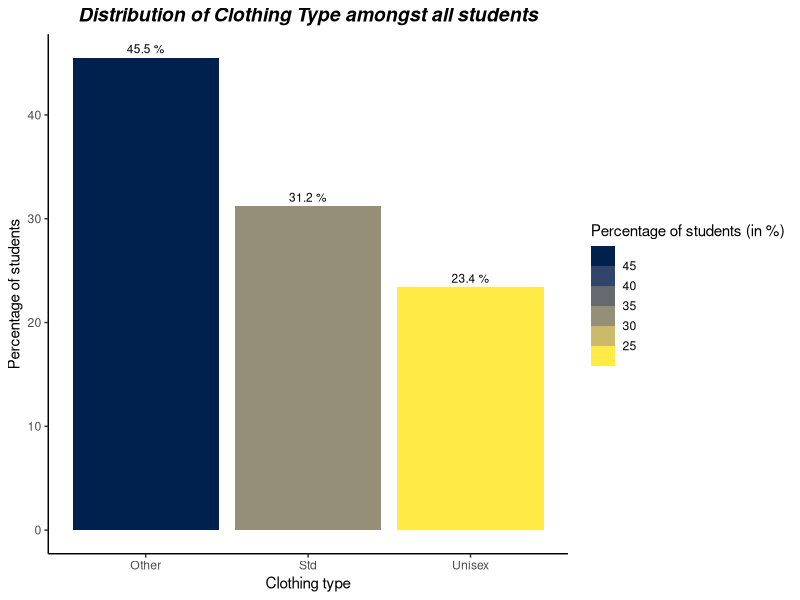
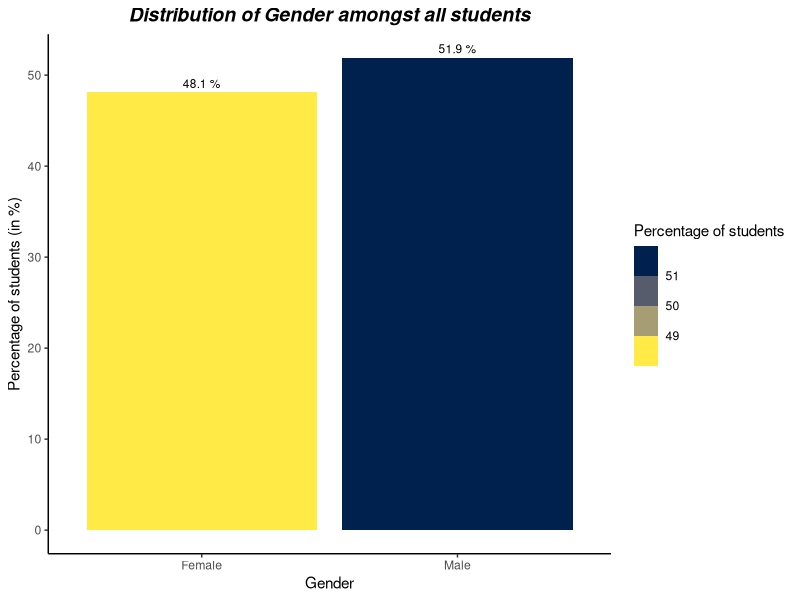
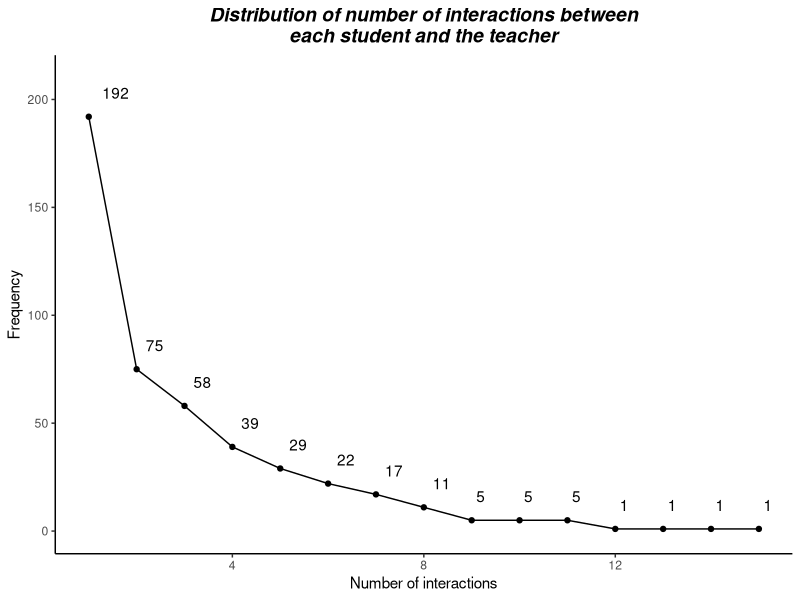
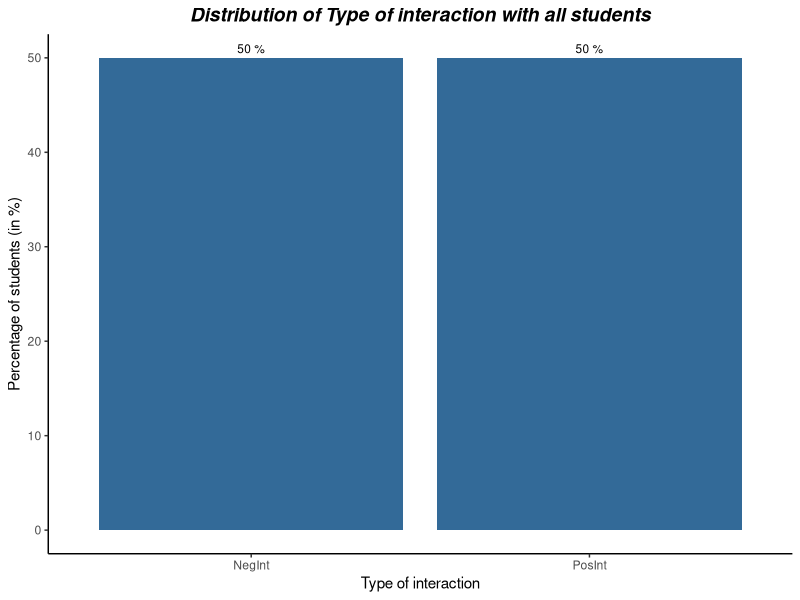
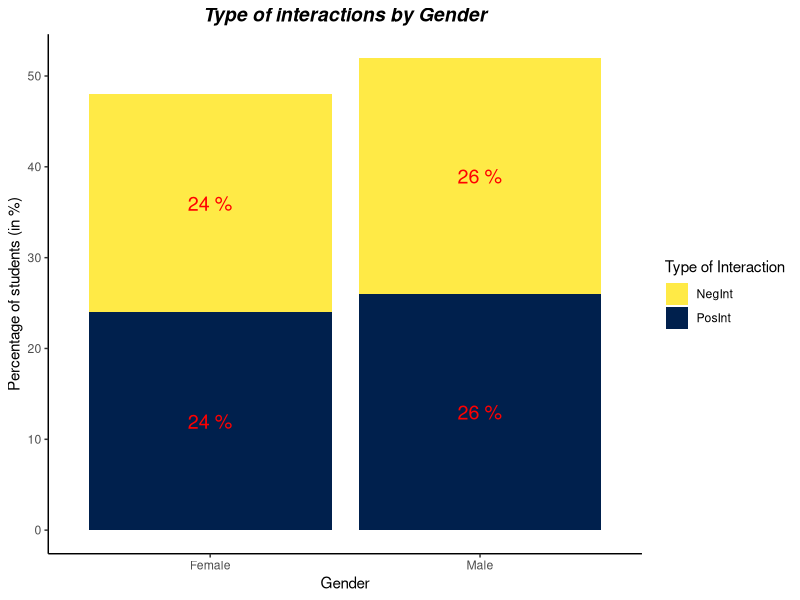
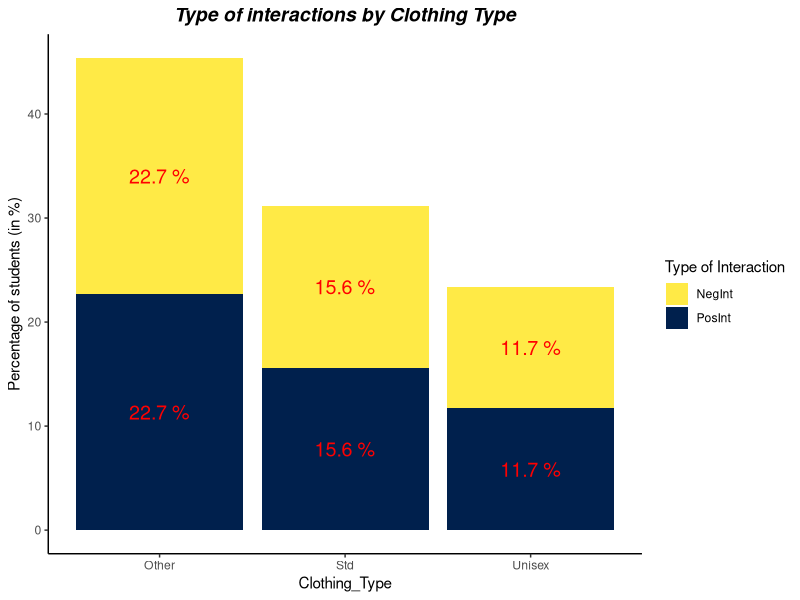
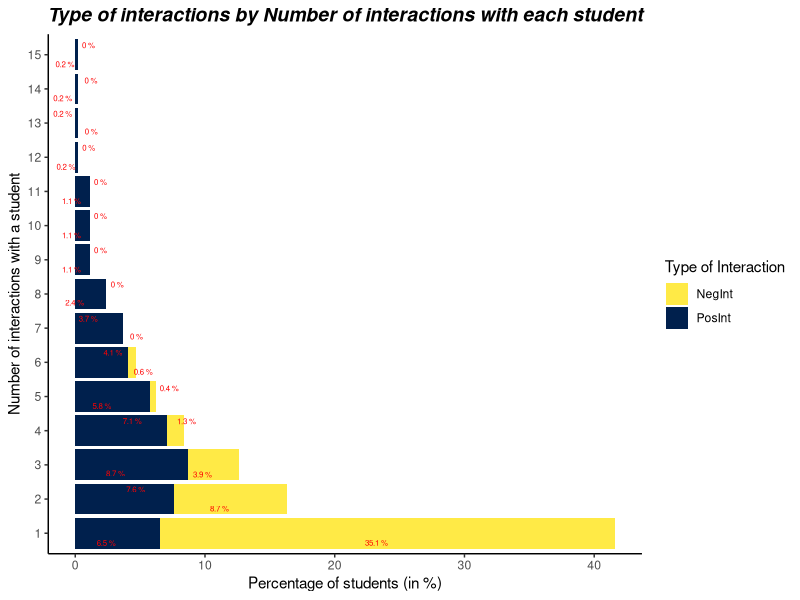
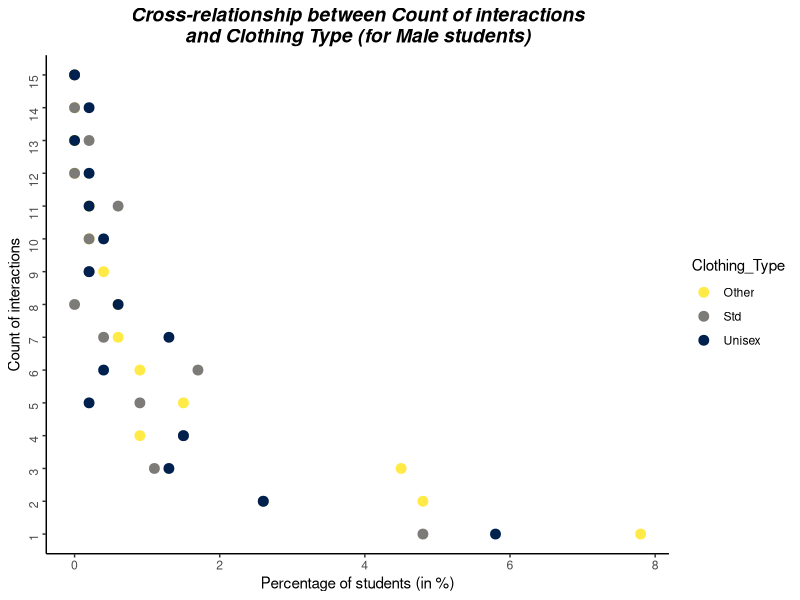

R code for these plots, in order: (Note: this script raises an error after producing the figures.)
## ---- chunk 1
library(readxl)
library(ggplot2)
library(reshape2)
library(stringr)
library(ggrepel)
## ---- chunk 2
setwd("~")
df = read_excel("Aclothing.xls")
str(df)
## ---- chunk 3
na_columns = colnames(df)[apply(df, 2, anyNA)]
na_columns
num_records = dim(df)[1]
## ---- chunk 4
clothing_type_count = table(df$Clothing)
clothing_type_count = melt(clothing_type_count)
colnames(clothing_type_count)[1] = "Clothing_Type"
colnames(clothing_type_count)[2] = "Frequency"
clothing_type_count$Percentage = round(((clothing_type_count$Frequency)/num_records)*100, 1)
## ---- chunk 5
ggplot(data = clothing_type_count, 
       aes(x = Clothing_Type, y = Percentage, fill = Percentage))+
  geom_bar(stat = "identity") + scale_fill_viridis_b(direction=-1, option="cividis") + xlab("Clothing type") + geom_text(aes(x=Clothing_Type, y=Percentage, label=paste(Percentage, "%")), position=position_dodge(width=1), vjust=-0.5, size=3) + theme(panel.background = element_blank(), panel.grid.major = element_blank(), panel.grid.minor = element_blank(), axis.line = element_line(colour="black")) + labs(fill = "Percentage of students (in %)") + ylab("Percentage of students")+ ggtitle("Distribution of Clothing Type amongst all students") + theme(plot.title = element_text(hjust = 0.5, face="bold.italic", size=14))
## ---- chunk 6
gender_count = table(df$Gender)
gender_count = melt(gender_count)
colnames(gender_count)[1] = "Gender"
colnames(gender_count)[2] = "Frequency"
gender_count$Percentage = round(((gender_count$Frequency)/num_records)*100, 1)
gender_count
## ---- chunk 7
ggplot(data = gender_count, 
       aes(x = Gender, y = Percentage, fill = Percentage))+
  geom_bar(stat = "identity") + scale_fill_viridis_b(direction=-1, option="cividis") + xlab("Gender") + geom_text(aes(x=Gender, y=Percentage, label=paste(Percentage, "%")), position=position_dodge(width=1), vjust=-0.5, size=3) + theme(panel.background = element_blank(), panel.grid.major = element_blank(), panel.grid.minor = element_blank(), axis.line = element_line(colour="black")) + labs(fill = "Percentage of students") + ylab("Percentage of students (in %)")+ ggtitle("Distribution of Gender amongst all students") + theme(plot.title = element_text(hjust = 0.5, face="bold.italic", size=14))
## ---- chunk 8
count_distr = table(df$Count)
count_distr = melt(count_distr)
colnames(count_distr)[1] = "Number_of_interactions"
colnames(count_distr)[2] = "Frequency"
#plot(count_distr, lwd=5, pch=15, type="b")
ggplot(data=count_distr, aes(x=Number_of_interactions, y=Frequency)) + geom_point() + geom_line() + xlab("Number of interactions") + ylab("Frequency") + geom_text(aes(label=Frequency), vjust=-1.5, hjust=-0.5) + ylim(0, 210) + ggtitle(str_wrap("Distribution of number of interactions between each student and the teacher", width=50)) + theme(plot.title = element_text(hjust = 0.5, face="bold.italic", size=14))+ theme(panel.background = element_blank(), panel.grid.major = element_blank(), panel.grid.minor = element_blank(), axis.line = element_line(colour="black"))
## ---- chunk 9
type_intr = table(df$InteractionType)
type_intr = melt(type_intr)
colnames(type_intr)[1] = "Type_of_Interaction"
colnames(type_intr)[2] = "Frequency"
type_intr$Percentage = round(((type_intr$Frequency)/num_records)*100, 1)
type_intr
## ---- chunk 10
ggplot(data = type_intr, 
       aes(x = Type_of_Interaction, y = Percentage, fill=Percentage))+
  geom_bar(stat = "identity") + xlab("Type of interaction") + geom_text(aes(x=Type_of_Interaction, y=Percentage, label=paste(Percentage, "%")), position=position_dodge(width=1), vjust=-0.5, size=3) + theme(panel.background = element_blank(), panel.grid.major = element_blank(), panel.grid.minor = element_blank(), axis.line = element_line(colour="black"), legend.position = "none") + labs(fill = "Percentage of students") + ylab("Percentage of students (in %)")+ ggtitle("Distribution of Type of interaction with all students") + theme(plot.title = element_text(hjust = 0.5, face="bold.italic", size=14))
## ---- chunk 11
gender_intr = table(df$Gender, df$InteractionType)
gender_intr = melt(gender_intr)
colnames(gender_intr)[1] = "Gender"
colnames(gender_intr)[2] = "Type_Interaction"
gender_intr$Percentage = round(((gender_intr$value)/num_records)*100, 1)
## ---- chunk 12
ggplot(gender_intr, aes(fill=Type_Interaction, y=Percentage, x=Gender)) + 
    geom_bar(stat="identity") + geom_text(aes(x=Gender, y=Percentage, label=paste(Percentage, "%")), size=5, color="red", position = position_stack(vjust=0.5)) + theme(panel.background = element_blank(), panel.grid.major = element_blank(), panel.grid.minor = element_blank(), axis.line = element_line(colour="black")) + labs(fill = "Type of Interaction") + ylab("Percentage of students (in %)")+ ggtitle("Type of interactions by Gender") + theme(plot.title = element_text(hjust = 0.5, face="bold.italic", size=14)) + scale_fill_viridis_d(direction=-1, option="cividis")
## ---- chunk 13
clothing_intr = table(df$Clothing, df$InteractionType)
clothing_intr = melt(clothing_intr)
colnames(clothing_intr)[1] = "Clothing_Type"
colnames(clothing_intr)[2] = "Type_Interaction"
clothing_intr$Percentage = round(((clothing_intr$value)/num_records)*100, 1)
## ---- chunk 14
ggplot(clothing_intr, aes(fill=Type_Interaction, y=Percentage, x=Clothing_Type)) + 
    geom_bar(stat="identity") + geom_text(aes(x=Clothing_Type, y=Percentage, label=paste(Percentage, "%")), size=5, color="red", position = position_stack(vjust=0.5)) + theme(panel.background = element_blank(), panel.grid.major = element_blank(), panel.grid.minor = element_blank(), axis.line = element_line(colour="black")) + labs(fill = "Type of Interaction") + ylab("Percentage of students (in %)")+ ggtitle("Type of interactions by Clothing Type") + theme(plot.title = element_text(hjust = 0.5, face="bold.italic", size=14)) + scale_fill_viridis_d(direction=-1, option="cividis")
## ---- chunk 15
count_intr = table(df$Count, df$InteractionType)
count_intr = melt(count_intr)
colnames(count_intr)[1] = "Count"
colnames(count_intr)[2] = "Type_Interaction"
count_intr$Percentage = round(((count_intr$value)/num_records)*100, 1)
count_intr
## ---- chunk 16
ggplot(count_intr, aes(fill=Type_Interaction, y=Percentage, x=as.factor(Count))) + 
    geom_bar(stat="identity") + geom_text_repel(aes(x=as.factor(Count), y=Percentage, label=paste(Percentage, "%")), size=2, color="red", position = position_stack(vjust=0.5)) + theme(panel.background = element_blank(), panel.grid.major = element_blank(), panel.grid.minor = element_blank(), axis.line = element_line(colour="black")) + labs(fill = "Type of Interaction") + ylab("Percentage of students (in %)")+ ggtitle("Type of interactions by Number of interactions with each student") + theme(plot.title = element_text(hjust = 0.5, face="bold.italic", size=14)) + coord_flip() + xlab("Number of interactions with a student") + scale_fill_viridis_d(direction=-1, option="cividis")
## ---- chunk 17
all_three_var = table(df$Count, df$Gender, df$Clothing)
all_three_var = melt(all_three_var)
colnames(all_three_var)[1] = "Count"
colnames(all_three_var)[2] = "Gender"
colnames(all_three_var)[3] = "Clothing_Type"
all_three_var$Percentage = round(((all_three_var$value)/num_records)*100, 1)
all_three_var[all_three_var$Gender=="Male",]
## ---- chunk 18
ggplot(data=all_three_var[all_three_var$Gender=="Male",], aes(x=Percentage, y=as.factor(Count), color=Clothing_Type)) + geom_point(size=3) + theme(panel.background = element_blank(), panel.grid.major = element_blank(), panel.grid.minor = element_blank(), axis.line = element_line(colour="black")) + xlab("Percentage of students (in %)")+ ylab("Count of interactions") + ggtitle(str_wrap("Cross-relationship between Count of interactions and Clothing Type (for Male students)", width=50)) + theme(plot.title = element_text(hjust = 0.5, face="bold.italic", size=14)) + theme(axis.text.y = element_text(angle = 90, vjust = 0.5)) + scale_color_viridis_d(direction=-1, option="cividis")
## ---- chunk 19
# use as.factor() to display all values of the column in the specific axis
ggplot(data=all_three_var[all_three_var$Gender=="Female",], aes(x=Percentage, y=as.factor(Count), color=Clothing_Type), shape=17) + geom_point(size=3) + theme(panel.background = element_blank(), panel.grid.major = element_blank(), panel.grid.minor = element_blank(), axis.line = element_line(colour="black")) + xlab("Percentage of students (in %)")+ ylab("Count of interactions") + ggtitle(str_wrap("Cross-relationship between Count of interactions and Clothing Type (for Female students)", width=50)) + theme(plot.title = element_text(hjust = 0.5, face="bold.italic", size=14)) + theme(axis.text.y = element_text(angle = 90, vjust = 0.5)) + scale_color_viridis_d(direction=-1, option="cividis")
## ---- chunk 20
df$InteractionType = as.factor(df$InteractionType)

logistic_reg_model = glm(InteractionType~., data=df, family="binomial")
logistic_reg_model
## ---- chunk 21
df_2 = df[,-4]
df_2$Clothing = transform(df_2$Clothing,id=as.numeric(factor(df_2$Clothing)))$id
df_2$Gender = transform(df_2$Gender,id=as.numeric(factor(df_2$Gender)))$id

model2 = lm(Count~., data=df_2)
summary(model2)
